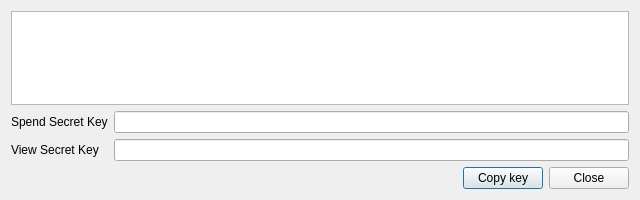
<?xml version="1.0" encoding="UTF-8"?>
<ui version="4.0">
 <class>PrivateKeysDialog</class>
 <widget class="QDialog" name="PrivateKeysDialog">
  <property name="geometry">
   <rect>
    <x>0</x>
    <y>0</y>
    <width>640</width>
    <height>200</height>
   </rect>
  </property>
  <property name="minimumSize">
   <size>
    <width>600</width>
    <height>120</height>
   </size>
  </property>
  <property name="maximumSize">
   <size>
    <width>16777215</width>
    <height>16777215</height>
   </size>
  </property>
  <property name="windowTitle">
   <string>Private Keys</string>
  </property>
  <property name="windowIcon">
   <iconset resource="../../resources.qrc">
    <normaloff>:/images/karbowanez</normaloff>:/images/karbowanez</iconset>
  </property>
  <layout class="QGridLayout" name="gridLayout">
   <item row="0" column="0" colspan="2">
    <widget class="QTextEdit" name="m_privateKeyEdit">
     <property name="readOnly">
      <bool>true</bool>
     </property>
    </widget>
   </item>
   <item row="1" column="0">
    <widget class="QLabel" name="label">
     <property name="text">
      <string>Spend Secret Key</string>
     </property>
    </widget>
   </item>
   <item row="1" column="1">
    <widget class="QLineEdit" name="m_spendSecretKeyEdit">
     <property name="readOnly">
      <bool>true</bool>
     </property>
    </widget>
   </item>
   <item row="2" column="0">
    <widget class="QLabel" name="label_2">
     <property name="text">
      <string>View Secret Key</string>
     </property>
    </widget>
   </item>
   <item row="2" column="1">
    <widget class="QLineEdit" name="m_viewSecretKeyEdit">
     <property name="readOnly">
      <bool>true</bool>
     </property>
    </widget>
   </item>
   <item row="3" column="0" colspan="2">
    <layout class="QHBoxLayout" name="horizontalLayout">
     <item>
      <spacer name="horizontalSpacer">
       <property name="orientation">
        <enum>Qt::Horizontal</enum>
       </property>
       <property name="sizeHint" stdset="0">
        <size>
         <width>40</width>
         <height>20</height>
        </size>
       </property>
      </spacer>
     </item>
     <item>
      <widget class="QPushButton" name="m_copyPrivateKeyButton">
       <property name="text">
        <string>Copy key</string>
       </property>
       <property name="icon">
        <iconset resource="../../resources.qrc">
         <normaloff>:/icons/copy_white</normaloff>:/icons/copy_white</iconset>
       </property>
      </widget>
     </item>
     <item>
      <widget class="QPushButton" name="ClosePushButton">
       <property name="text">
        <string>Close</string>
       </property>
      </widget>
     </item>
    </layout>
   </item>
  </layout>
 </widget>
 <resources>
  <include location="../../resources.qrc"/>
 </resources>
 <connections>
  <connection>
   <sender>ClosePushButton</sender>
   <signal>clicked()</signal>
   <receiver>PrivateKeysDialog</receiver>
   <slot>accept()</slot>
   <hints>
    <hint type="sourcelabel">
     <x>622</x>
     <y>274</y>
    </hint>
    <hint type="destinationlabel">
     <x>333</x>
     <y>149</y>
    </hint>
   </hints>
  </connection>
  <connection>
   <sender>m_copyPrivateKeyButton</sender>
   <signal>clicked()</signal>
   <receiver>PrivateKeysDialog</receiver>
   <slot>copyKey()</slot>
   <hints>
    <hint type="sourcelabel">
     <x>818</x>
     <y>24</y>
    </hint>
    <hint type="destinationlabel">
     <x>420</x>
     <y>45</y>
    </hint>
   </hints>
  </connection>
 </connections>
 <slots>
  <slot>copyKey()</slot>
 </slots>
</ui>
